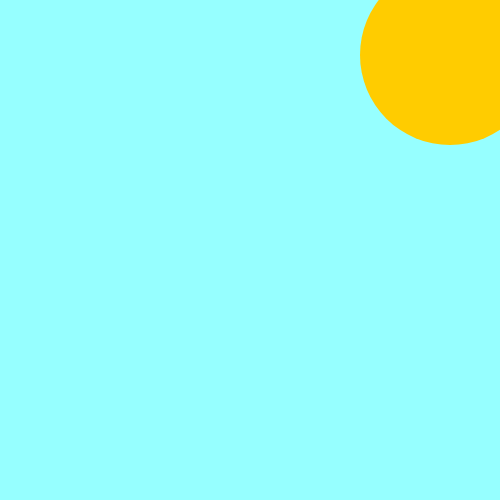
Frame 1 (no input)
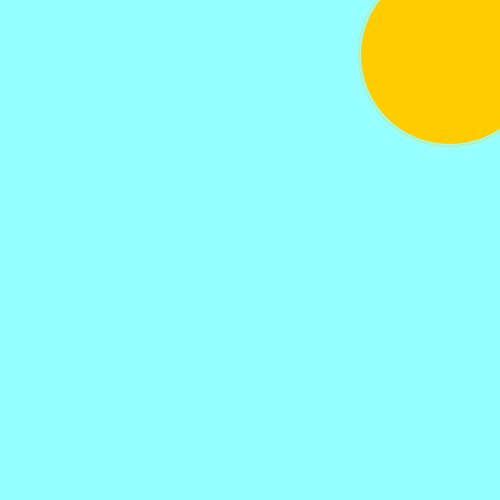
Frame 60 (no input)
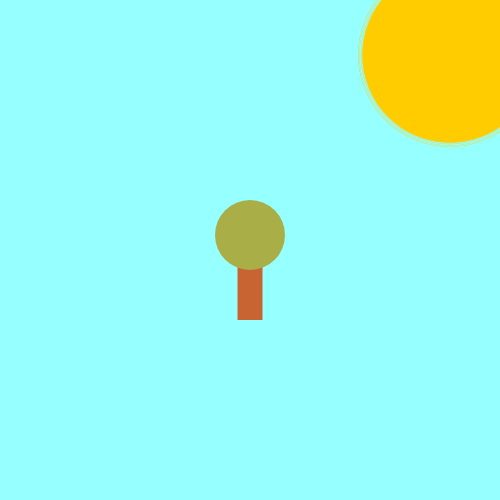
Frame 120 (the mouse pressed at the canvas centre since frame 60)

The p5.js sketch that drew these frames (run headless with seeded random() and noise() and a simulated clock; from frame 60 on, the mouse is pressed at the canvas centre):

// p5.js sketch
// ── sketch.js
//Sonam Tsring
//Planteing Trees
//Click to plants trees around the field

let size=180
let big=size
function setup() {
  createCanvas(500, 500);
 background(150,350,350);
}
function drawTree(x,y) { 
fill(200,100,50)
 rect(x-12.5,y, 25, 70);
let r= 135+random(-50,100)
let g= 200+random(-75,100)
let b= 50+random(-25,50)
 fill(r,g,b)
 circle(x,y-15,70)
}
function mousePressed() {
drawTree(mouseX,mouseY)
}
function Sun() {
strokeWeight(0)
fill(150,350,350)
circle(450,55,big)
fill(255,204,0)
circle(450,55,size)
big= size
size = size+random(-3,3)
}
function draw() {
Sun()
}
